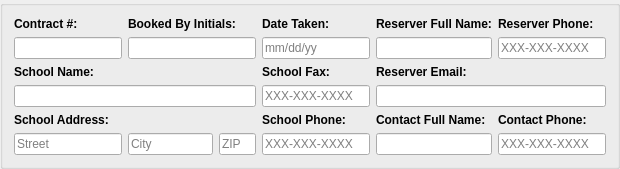
            <widget class="QGroupBox" name="groupBox_2">
             <property name="sizePolicy">
              <sizepolicy hsizetype="Ignored" vsizetype="Expanding">
               <horstretch>0</horstretch>
               <verstretch>0</verstretch>
              </sizepolicy>
             </property>
             <property name="title">
              <string/>
             </property>
             <layout class="QGridLayout" name="gridLayout_7">
              <item row="0" column="0">
               <widget class="QLabel" name="label_50">
                <property name="sizePolicy">
                 <sizepolicy hsizetype="Expanding" vsizetype="Preferred">
                  <horstretch>0</horstretch>
                  <verstretch>0</verstretch>
                 </sizepolicy>
                </property>
                <property name="font">
                 <font>
                  <weight>75</weight>
                  <bold>true</bold>
                 </font>
                </property>
                <property name="text">
                 <string>Contract #:</string>
                </property>
               </widget>
              </item>
              <item row="1" column="3">
               <widget class="QLineEdit" name="lineEdit_87">
                <property name="readOnly">
                 <bool>false</bool>
                </property>
                <property name="placeholderText">
                 <string>mm/dd/yy</string>
                </property>
               </widget>
              </item>
              <item row="0" column="1" colspan="2">
               <widget class="QLabel" name="label_51">
                <property name="sizePolicy">
                 <sizepolicy hsizetype="Expanding" vsizetype="Preferred">
                  <horstretch>0</horstretch>
                  <verstretch>0</verstretch>
                 </sizepolicy>
                </property>
                <property name="font">
                 <font>
                  <weight>75</weight>
                  <bold>true</bold>
                 </font>
                </property>
                <property name="text">
                 <string>Booked By Initials:</string>
                </property>
               </widget>
              </item>
              <item row="0" column="3">
               <widget class="QLabel" name="label_61">
                <property name="sizePolicy">
                 <sizepolicy hsizetype="Expanding" vsizetype="Preferred">
                  <horstretch>0</horstretch>
                  <verstretch>0</verstretch>
                 </sizepolicy>
                </property>
                <property name="font">
                 <font>
                  <weight>75</weight>
                  <bold>true</bold>
                 </font>
                </property>
                <property name="text">
                 <string>Date Taken:</string>
                </property>
               </widget>
              </item>
              <item row="0" column="4">
               <widget class="QLabel" name="label_52">
                <property name="sizePolicy">
                 <sizepolicy hsizetype="Expanding" vsizetype="Preferred">
                  <horstretch>0</horstretch>
                  <verstretch>0</verstretch>
                 </sizepolicy>
                </property>
                <property name="font">
                 <font>
                  <weight>75</weight>
                  <bold>true</bold>
                 </font>
                </property>
                <property name="text">
                 <string>Reserver Full Name:</string>
                </property>
               </widget>
              </item>
              <item row="0" column="5">
               <widget class="QLabel" name="label_53">
                <property name="sizePolicy">
                 <sizepolicy hsizetype="Expanding" vsizetype="Preferred">
                  <horstretch>0</horstretch>
                  <verstretch>0</verstretch>
                 </sizepolicy>
                </property>
                <property name="font">
                 <font>
                  <weight>75</weight>
                  <bold>true</bold>
                 </font>
                </property>
                <property name="text">
                 <string>Reserver Phone:</string>
                </property>
               </widget>
              </item>
              <item row="1" column="0">
               <widget class="QLineEdit" name="lineEdit_76">
                <property name="readOnly">
                 <bool>false</bool>
                </property>
               </widget>
              </item>
              <item row="1" column="1" colspan="2">
               <widget class="QLineEdit" name="lineEdit_77">
                <property name="readOnly">
                 <bool>false</bool>
                </property>
               </widget>
              </item>
              <item row="1" column="4">
               <widget class="QLineEdit" name="lineEdit_78"/>
              </item>
              <item row="5" column="5">
               <widget class="QLineEdit" name="lineEdit_85">
                <property name="placeholderText">
                 <string>XXX-XXX-XXXX</string>
                </property>
               </widget>
              </item>
              <item row="1" column="5">
               <widget class="QLineEdit" name="lineEdit_79">
                <property name="placeholderText">
                 <string>XXX-XXX-XXXX</string>
                </property>
               </widget>
              </item>
              <item row="2" column="0">
               <widget class="QLabel" name="label_54">
                <property name="sizePolicy">
                 <sizepolicy hsizetype="Expanding" vsizetype="Preferred">
                  <horstretch>0</horstretch>
                  <verstretch>0</verstretch>
                 </sizepolicy>
                </property>
                <property name="font">
                 <font>
                  <weight>75</weight>
                  <bold>true</bold>
                 </font>
                </property>
                <property name="text">
                 <string>School Name:</string>
                </property>
               </widget>
              </item>
              <item row="3" column="3">
               <widget class="QLineEdit" name="lineEdit_81">
                <property name="text">
                 <string/>
                </property>
                <property name="placeholderText">
                 <string>XXX-XXX-XXXX</string>
                </property>
               </widget>
              </item>
              <item row="5" column="1">
               <widget class="QLineEdit" name="lineEdit_110">
                <property name="sizePolicy">
                 <sizepolicy hsizetype="Expanding" vsizetype="Fixed">
                  <horstretch>0</horstretch>
                  <verstretch>0</verstretch>
                 </sizepolicy>
                </property>
                <property name="maximumSize">
                 <size>
                  <width>85</width>
                  <height>16777215</height>
                 </size>
                </property>
                <property name="text">
                 <string/>
                </property>
                <property name="placeholderText">
                 <string>City</string>
                </property>
               </widget>
              </item>
              <item row="4" column="0">
               <widget class="QLabel" name="label_57">
                <property name="sizePolicy">
                 <sizepolicy hsizetype="Expanding" vsizetype="Preferred">
                  <horstretch>0</horstretch>
                  <verstretch>0</verstretch>
                 </sizepolicy>
                </property>
                <property name="font">
                 <font>
                  <weight>75</weight>
                  <bold>true</bold>
                 </font>
                </property>
                <property name="text">
                 <string>School Address:</string>
                </property>
               </widget>
              </item>
              <item row="3" column="0" colspan="3">
               <widget class="QLineEdit" name="lineEdit_80">
                <property name="readOnly">
                 <bool>false</bool>
                </property>
               </widget>
              </item>
              <item row="2" column="4">
               <widget class="QLabel" name="label_56">
                <property name="sizePolicy">
                 <sizepolicy hsizetype="Expanding" vsizetype="Preferred">
                  <horstretch>0</horstretch>
                  <verstretch>0</verstretch>
                 </sizepolicy>
                </property>
                <property name="font">
                 <font>
                  <weight>75</weight>
                  <bold>true</bold>
                 </font>
                </property>
                <property name="text">
                 <string>Reserver Email:</string>
                </property>
               </widget>
              </item>
              <item row="3" column="4" colspan="2">
               <widget class="QLineEdit" name="lineEdit_86"/>
              </item>
              <item row="4" column="4">
               <widget class="QLabel" name="label_59">
                <property name="sizePolicy">
                 <sizepolicy hsizetype="Expanding" vsizetype="Preferred">
                  <horstretch>0</horstretch>
                  <verstretch>0</verstretch>
                 </sizepolicy>
                </property>
                <property name="font">
                 <font>
                  <weight>75</weight>
                  <bold>true</bold>
                 </font>
                </property>
                <property name="text">
                 <string>Contact Full Name:</string>
                </property>
               </widget>
              </item>
              <item row="4" column="5">
               <widget class="QLabel" name="label_60">
                <property name="sizePolicy">
                 <sizepolicy hsizetype="Expanding" vsizetype="Preferred">
                  <horstretch>0</horstretch>
                  <verstretch>0</verstretch>
                 </sizepolicy>
                </property>
                <property name="font">
                 <font>
                  <weight>75</weight>
                  <bold>true</bold>
                 </font>
                </property>
                <property name="text">
                 <string>Contact Phone:</string>
                </property>
               </widget>
              </item>
              <item row="4" column="3">
               <widget class="QLabel" name="label_58">
                <property name="sizePolicy">
                 <sizepolicy hsizetype="Expanding" vsizetype="Preferred">
                  <horstretch>0</horstretch>
                  <verstretch>0</verstretch>
                 </sizepolicy>
                </property>
                <property name="font">
                 <font>
                  <weight>75</weight>
                  <bold>true</bold>
                 </font>
                </property>
                <property name="text">
                 <string>School Phone:</string>
                </property>
               </widget>
              </item>
              <item row="5" column="0">
               <widget class="QLineEdit" name="lineEdit_82">
                <property name="text">
                 <string/>
                </property>
                <property name="placeholderText">
                 <string>Street</string>
                </property>
               </widget>
              </item>
              <item row="5" column="2">
               <widget class="QLineEdit" name="lineEdit_111">
                <property name="sizePolicy">
                 <sizepolicy hsizetype="Expanding" vsizetype="Fixed">
                  <horstretch>0</horstretch>
                  <verstretch>0</verstretch>
                 </sizepolicy>
                </property>
                <property name="maximumSize">
                 <size>
                  <width>37</width>
                  <height>16777215</height>
                 </size>
                </property>
                <property name="text">
                 <string/>
                </property>
                <property name="placeholderText">
                 <string>ZIP</string>
                </property>
               </widget>
              </item>
              <item row="5" column="3">
               <widget class="QLineEdit" name="lineEdit_83">
                <property name="placeholderText">
                 <string>XXX-XXX-XXXX</string>
                </property>
               </widget>
              </item>
              <item row="2" column="3">
               <widget class="QLabel" name="label_55">
                <property name="sizePolicy">
                 <sizepolicy hsizetype="Expanding" vsizetype="Preferred">
                  <horstretch>0</horstretch>
                  <verstretch>0</verstretch>
                 </sizepolicy>
                </property>
                <property name="font">
                 <font>
                  <weight>75</weight>
                  <bold>true</bold>
                 </font>
                </property>
                <property name="text">
                 <string>School Fax:</string>
                </property>
               </widget>
              </item>
              <item row="5" column="4">
               <widget class="QLineEdit" name="lineEdit_84"/>
              </item>
             </layout>
            </widget>
